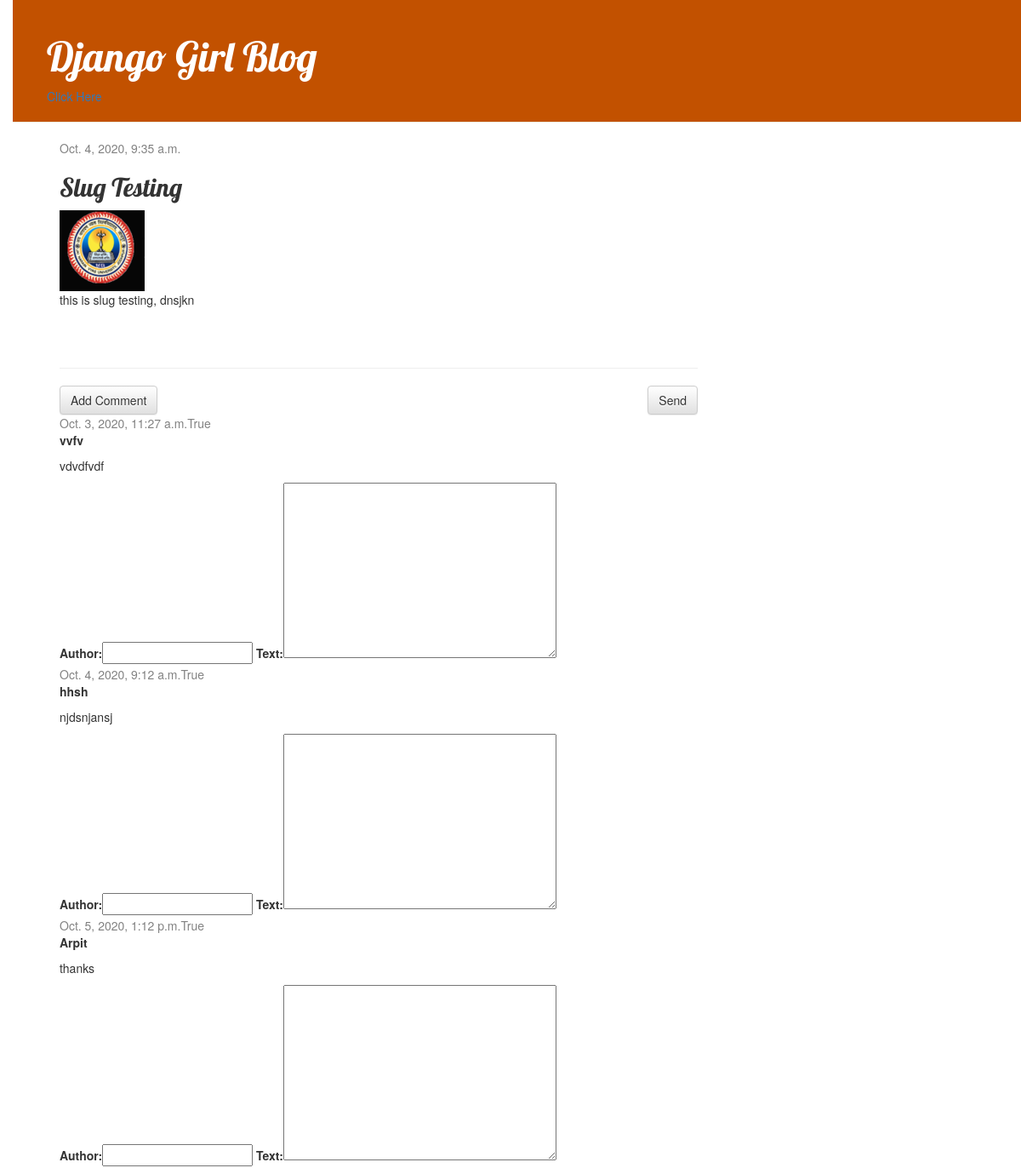
Page /post_detail/1/ on the committed database.
### blog/models.py (models this page shows, shortened)
class Post(models.Model):
    author=models.ForeignKey(settings.AUTH_USER_MODEL, on_delete=models.CASCADE)
    title=models.CharField(max_length=200)
    thumbnail_Image=models.ImageField(upload_to="media")
    featured_Image=models.ImageField(upload_to="media", default='')
    text=models.TextField()
    created_date=models.DateTimeField(default=timezone.now)
    published_date=models.DateTimeField(blank=True, null=True)
    slug=AutoSlugField(populate_from='title', editable=True)
    category=models.CharField(max_length=200, default='coding')
    tags=models.ManyToManyField(Tag, blank=True, related_name='posts')

class Comment(models.Model):
    post=models.ForeignKey(Post, on_delete=models.CASCADE, related_name='comments')
    author=models.CharField(max_length=200)
    text=models.TextField()
    created_date=models.DateTimeField(default=timezone.now)
    approved_comment=models.BooleanField(default=False)

### blog/views.py (the view)
# urls.py: path('post_detail/<int:pk>/',views.post_detail, name="post_detail"),
def post_detail(request,pk):
    post = get_object_or_404(Post, pk=pk)
    comments = Comment.objects.filter(post=post)
    if request.method == 'POST':
        comment_form = CommentForm(data=request.POST)
        if comment_form.is_valid():
            parent_obj = None
            text=request.POST.get('text')
            author = request.POST.get('author')
            if parent_id:
                print(parent_id)
                parent_obj = Comment.objects.get(id=parent_id)
            new_comment = comment_form.save(commit=False)
            new_comment.parent = parent_obj
            new_comment.post = post
            new_comment.save()
            return HttpResponseRedirect(post.get_absolute_url())
    else:
        comment_form = CommentForm()
    return render(request,
                  'blog/post_detail.html',
                  {'post': post,
                   'comments': comments,
                   'comment_form': comment_form})

### blog/forms.py
class CommentForm(forms.ModelForm):
	class Meta:
		model=Comment
		fields=('author','text',)

### blog/templates/blog/post_detail.html (shortened to what this page needs)
{% extends 'blog/base.html' %}
{% block content %}
	<div class="post">
		{% if post.published_date %}
			<div class="date">
				{{ post.published_date }}
			</div>
		{% endif %}
		<h2>{{ post.title }}</h2>
		<img src="{{ post.featured_Image.url }}">{{ post.media }}<br>
		<p>{{ post.text|linebreaksbr }}</p>
	</div>
	<hr>
	<form method="POST" class="post-form">{% csrf_token %}
			<button type="submit" class="save btn btn-default">Send</button>
	</form>
	<a class="btn btn-default" href="{% url 'add_comment_to_post' pk=post.pk %}">Add Comment</a>
	{% for comment in post.comments.all %}
		{% if comment.approved_comment %}
			<div class="comment">
					<div class="date">
						{{ comment.created_date }}{{comment.approved_comment}}
					</div>
					<strong>{{ comment.author }}</strong>
					<p>{{ comment.text|linebreaks }}</p>
					{{comment_form}}
			</div>
		{% endif %}
	{% endfor %}
{% endblock content %}

### blog/static/css/blog.css (style rules this page uses)
body { padding-left: 15px; }
h1,h2,h3,h4 { font-family: 'Lobster', cursive; }
.date { color: #828282 }
.save { float: right; }
.post { margin-bottom: 70px; }

### rows in the picture
Post: published_date "Oct. 4, 2020, 9:35 a.m.", title "Slug Testing", featured_Image (picture), text "this is slug testing, dnsjkn"
Comment: created_date "Oct. 3, 2020, 11:27 a.m.", approved_comment "True", author "vvfv", text "vdvdfvdf"
Comment: created_date "Oct. 4, 2020, 9:12 a.m.", approved_comment "True", author "hhsh", text "njdsnjansj"
Comment: created_date "Oct. 5, 2020, 1:12 p.m.", approved_comment "True", author "Arpit", text "thanks"
